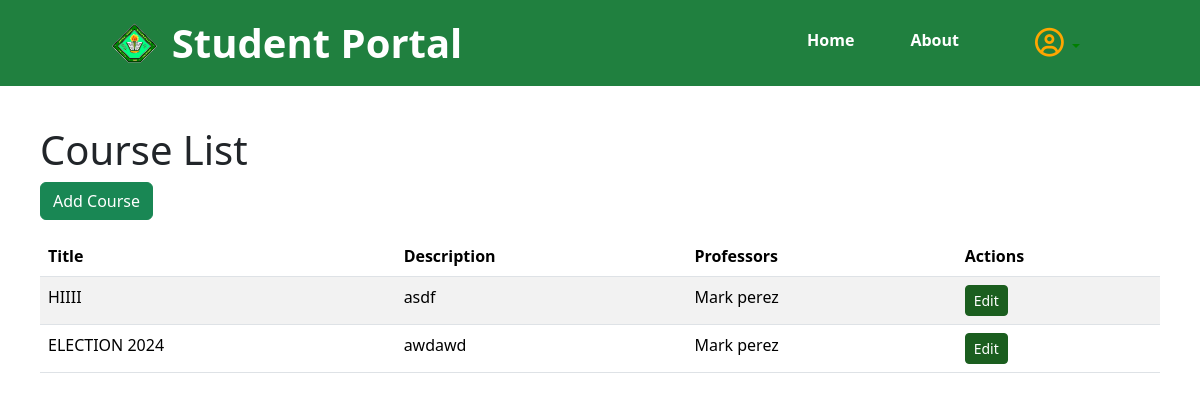
The page /myapp/course_list/ (signed in) on the database its author committed.
### myapp/models.py (models this page shows, shortened)
class Course(models.Model):
    title = models.CharField(max_length=100)
    description = models.TextField(blank=True, null=True)
    course_code = models.CharField(max_length=10, unique=True)
    credits = models.PositiveIntegerField(default=10, blank=True, null=True)
    start_date = models.DateField(blank=True, null=True)
    end_date = models.DateField(blank=True, null=True)
    syllabus = models.FileField(upload_to='syllabi/', blank=True, null=True)
    professors = models.ManyToManyField(Professor)
    students = models.ManyToManyField(settings.AUTH_USER_MODEL, through='Enrollment')

class Professor(models.Model):
    first_name = models.CharField(max_length=30)
    last_name = models.CharField(max_length=30)
    email = models.EmailField(unique=True)
    department = models.CharField(max_length=100)
    bio = models.TextField(blank=True, null=True)
    office_location = models.CharField(max_length=255, blank=True, null=True)
    phone_number = models.CharField(max_length=15, blank=True, null=True)
    profile_picture = models.ImageField(upload_to='profile_pictures/', blank=True, null=True)

### myapp/views.py (the view)
# urls.py: path('course_list/', views.courses_list, name='courses_list'),
@login_required
def courses_list(request):
    courses = Course.objects.all()
    return render(request, 'pages/courses_list.html', {'courses': courses})

### myapp/templates/pages/courses_list.html (shortened to what this page needs)
{% extends "pages/admin_base.html" %}
{% block content %}
    {% include 'pages/navbar.html' %}
    <div class="courseslist-container">
        <h1>Course List</h1>
        <a href="{% url 'add_courses' %}" class="btn btn-success mb-3">Add Course</a>
        <div class="table-responsive">
            <table class="table table-striped table-hover">
                <thead>
                <tr>
                    <th>Title</th>
                    <th>Description</th>
                    <th>Professors</th>
                    <th>Actions</th>
                </tr>
                </thead>
                <tbody>
                {% for course in courses %}
                    <tr>
                        <td>{{ course.title }}</td>
                        <td>{{ course.description }}</td>
                        <td>
                            {% for professor in course.professors.all %}
                                {{ professor.first_name }} {{ professor.last_name }}{% if not forloop.last %}, {% endif %}
                            {% endfor %}
                        </td>
                        <td>
                            <a href="{% url 'update_course' course.id %}" class="btn btn-primary btn-sm btn-custom">Edit</a>
                        </td>
                    </tr>
                {% endfor %}
                </tbody>
            </table>
        </div>
    </div>
{% endblock %}

### myapp/static/css/style.css (style rules this page uses)
* { box-sizing: border-box; }
.btn-primary { margin-bottom: 50px; width: 100%; border-radius: 30px; background-color: #1B5E1F !important; border-color: #1B5E1F!important; }
.btn-sm { font-size: 0.875rem; padding: 0.25rem 0.5rem; line-height: 1.5; }
.btn-custom { margin-bottom: 0; padding: 0.375rem 0.75rem; width: auto; }
.studentlist-container, .professorlist-container,.courseslist-container, .subjectlist-container { padding: 2.5rem; }

### rows shown on the page
Course: title "HIIII", description "asdf"
Professor: first_name "Mark", last_name "perez"
Course: title "ELECTION 2024", description "awdawd"
